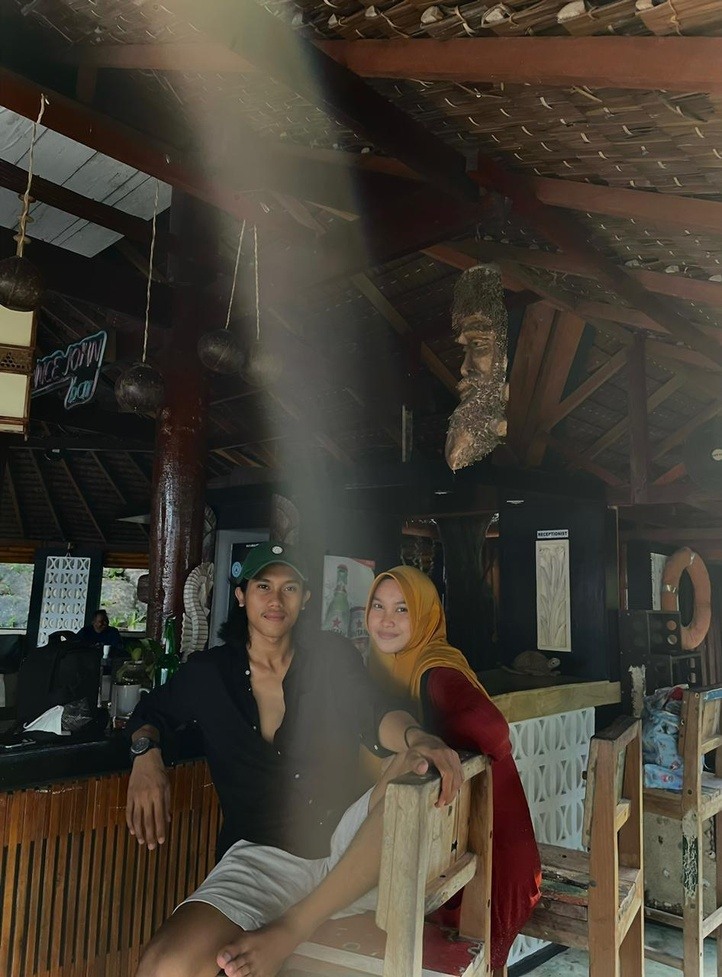
%> input picture UAS PCD dosen raisa/raissa2.jpg, 722 x 977 px, shrunk from 946 x 1280 before the run
$ octave grayscale.m   (GNU Octave 9; MATLAB toolbox functions it lacks are replaced by stand-ins)
%> lines starting %> are read from the running program, lines starting %| are printed output that depends on the picture
clear
clc
close all

img = imread('raissa2.jpg');
%> img is the input picture: size 977x722x3 uint8; mean R, G, B 68, 61.3, 51.2
gray = rgb2gray(img);
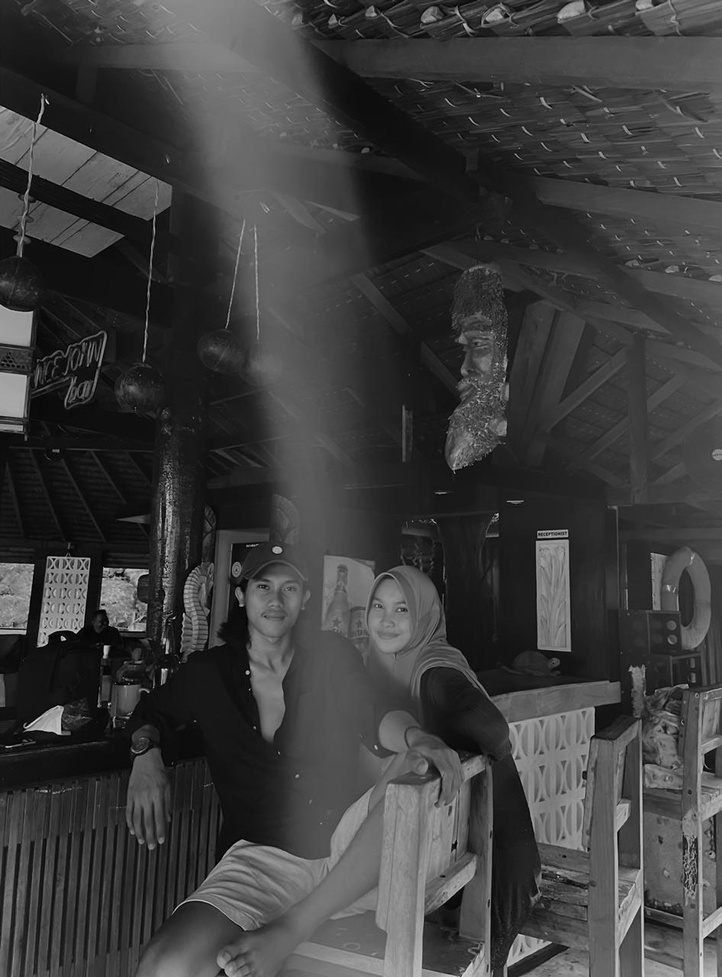
%> gray: size 977x722 uint8; min 0, max 225, mean 62.1
R = img(:,:,1);
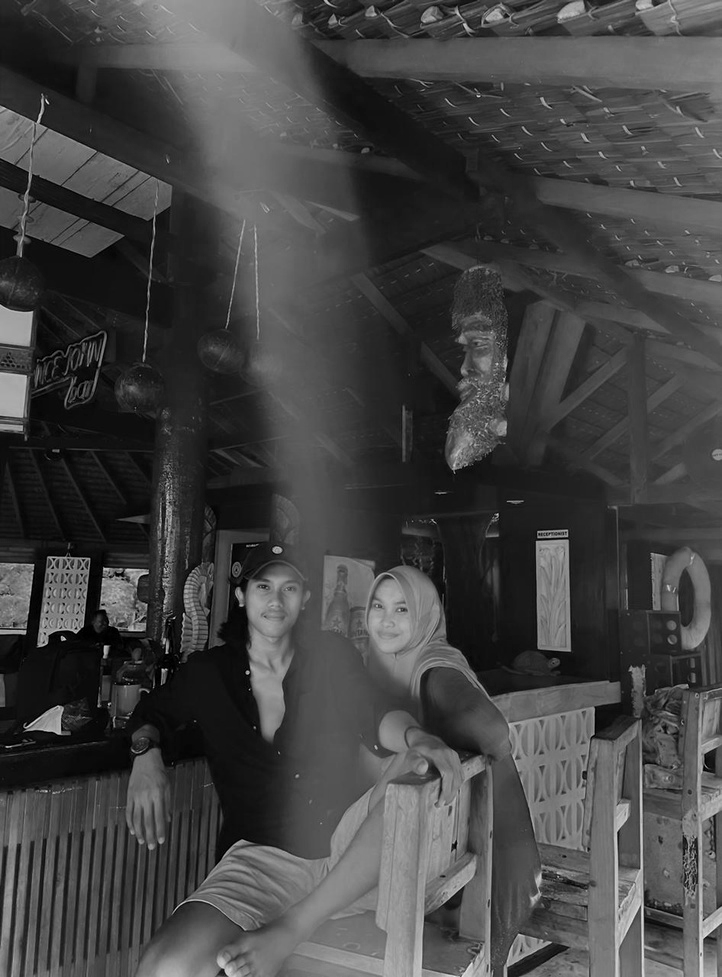
%> R: size 977x722 uint8; min 0, max 231, mean 68
G = img(:,:,2);
B = img(:,:,3);
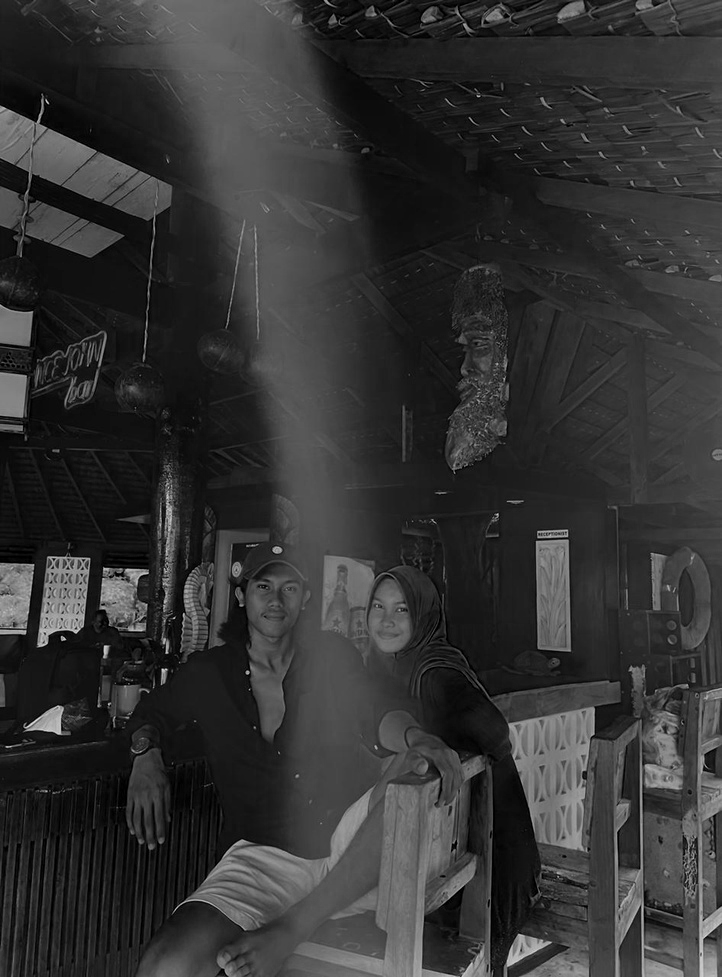
%> B: size 977x722 uint8; min 0, max 220, mean 51.2

red = cat(3,R,G.*0,B.*0);
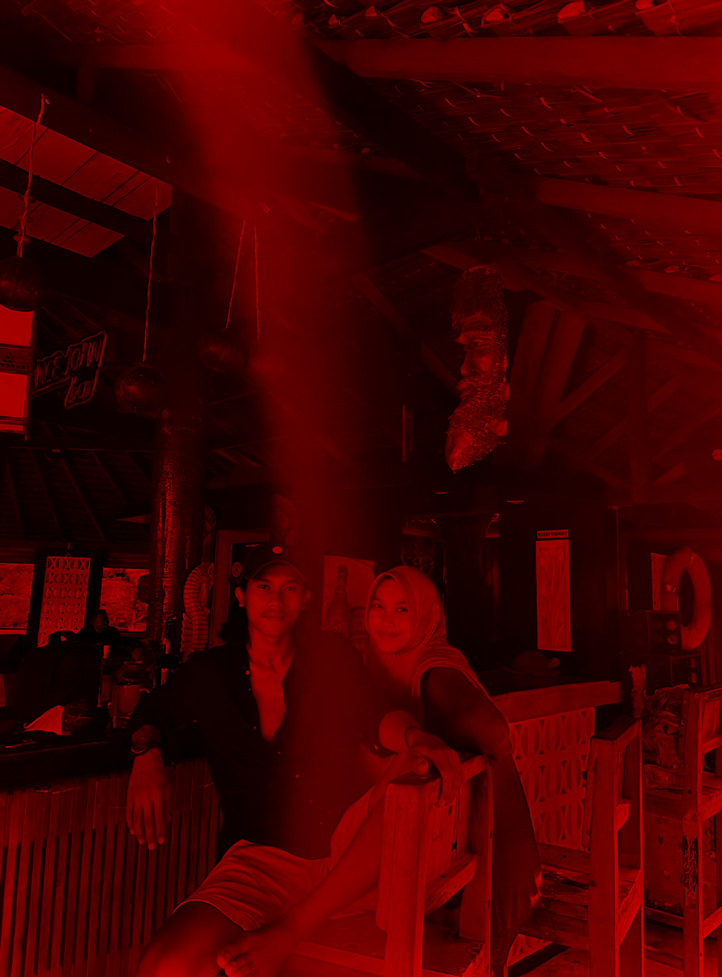
%> red: size 977x722x3 uint8; mean R, G, B 68, 0, 0
green = cat(3,R.*0,G,B.*0);
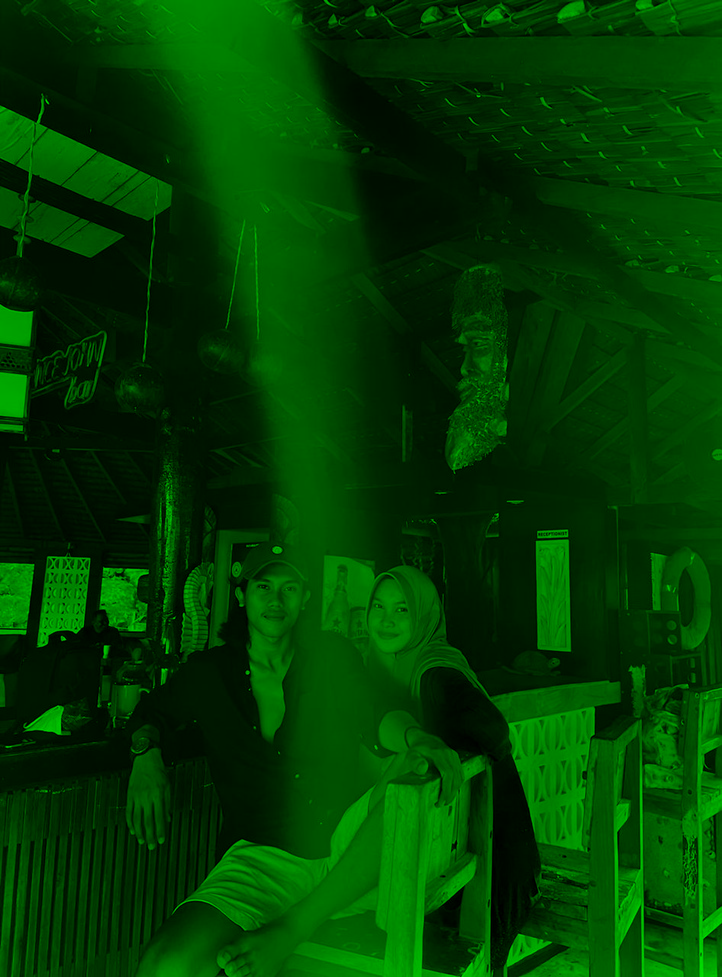
%> green: size 977x722x3 uint8; mean R, G, B 0, 61.3, 0
blue = cat(3,R.*0,G.*B);

imshow(gray);

$ run again, with UAS PCD dosen raisa/raisa.jpg copied over UAS PCD dosen raisa/raissa2.jpg
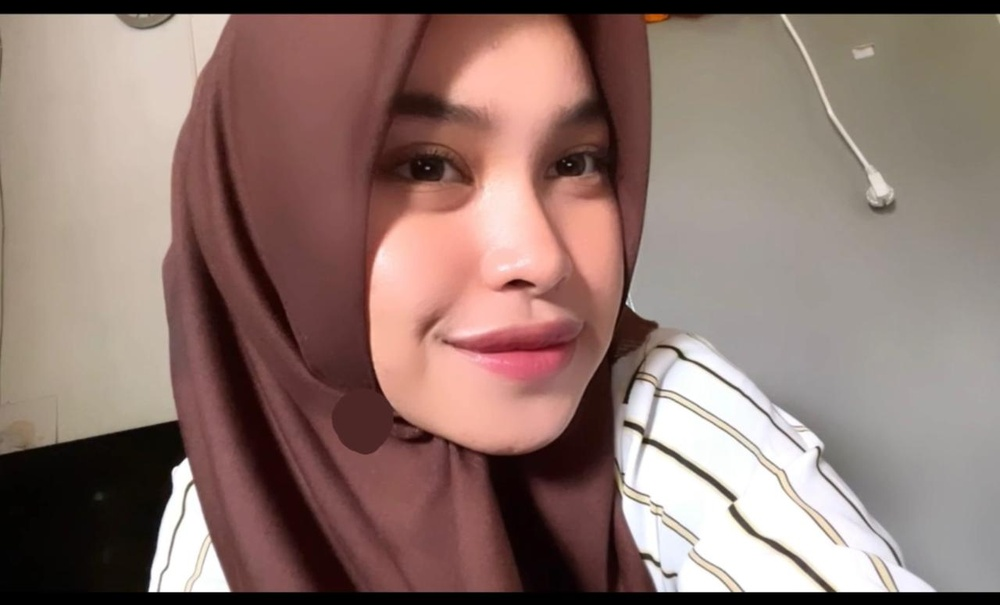
%> input picture UAS PCD dosen raisa/raisa.jpg, 1000 x 605 px, shrunk from 1280 x 775 before the run
%> img is the input picture: size 605x1000x3 uint8; mean R, G, B 143.1, 118.4, 111.8
%> `red = cat(3,R,G.*0,B.*0);`:
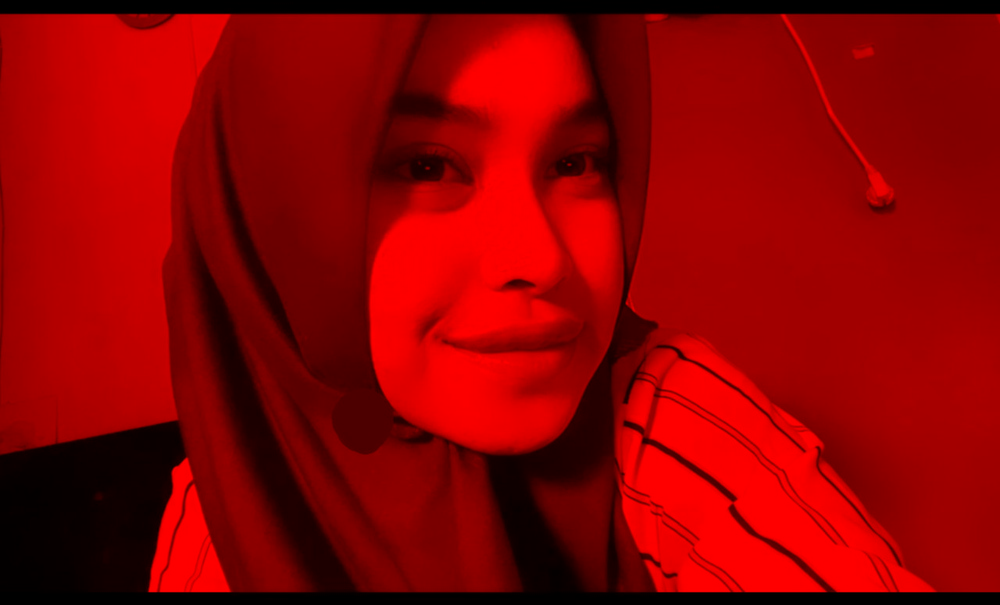
%> red: size 605x1000x3 uint8; mean R, G, B 143.1, 0, 0
%> `green = cat(3,R.*0,G,B.*0);`:
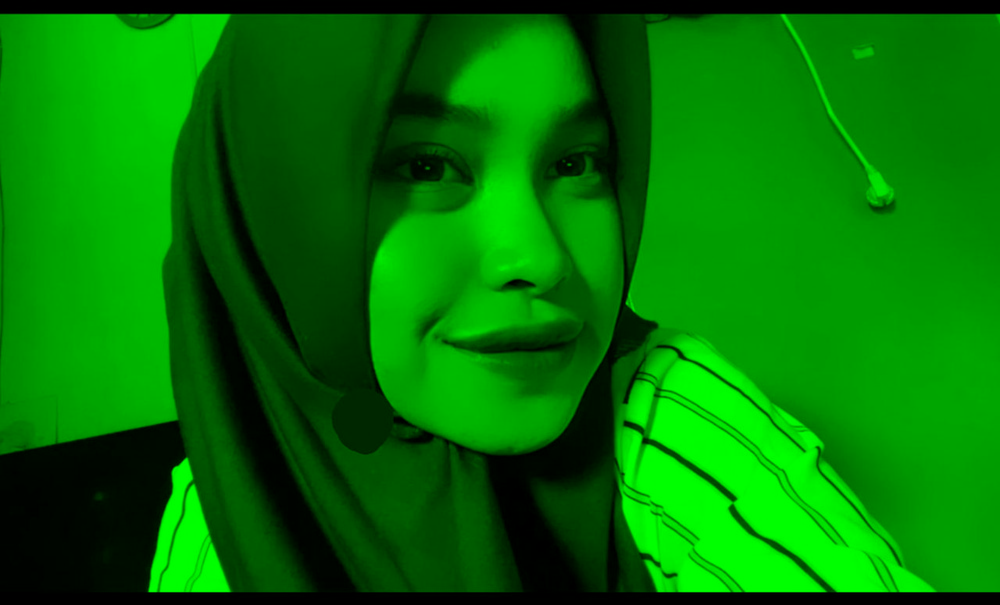
%> green: size 605x1000x3 uint8; mean R, G, B 0, 118.4, 0

$ run again, with UAS PCD dosen raisa/raissaa3.jpeg copied over UAS PCD dosen raisa/raissa2.jpg
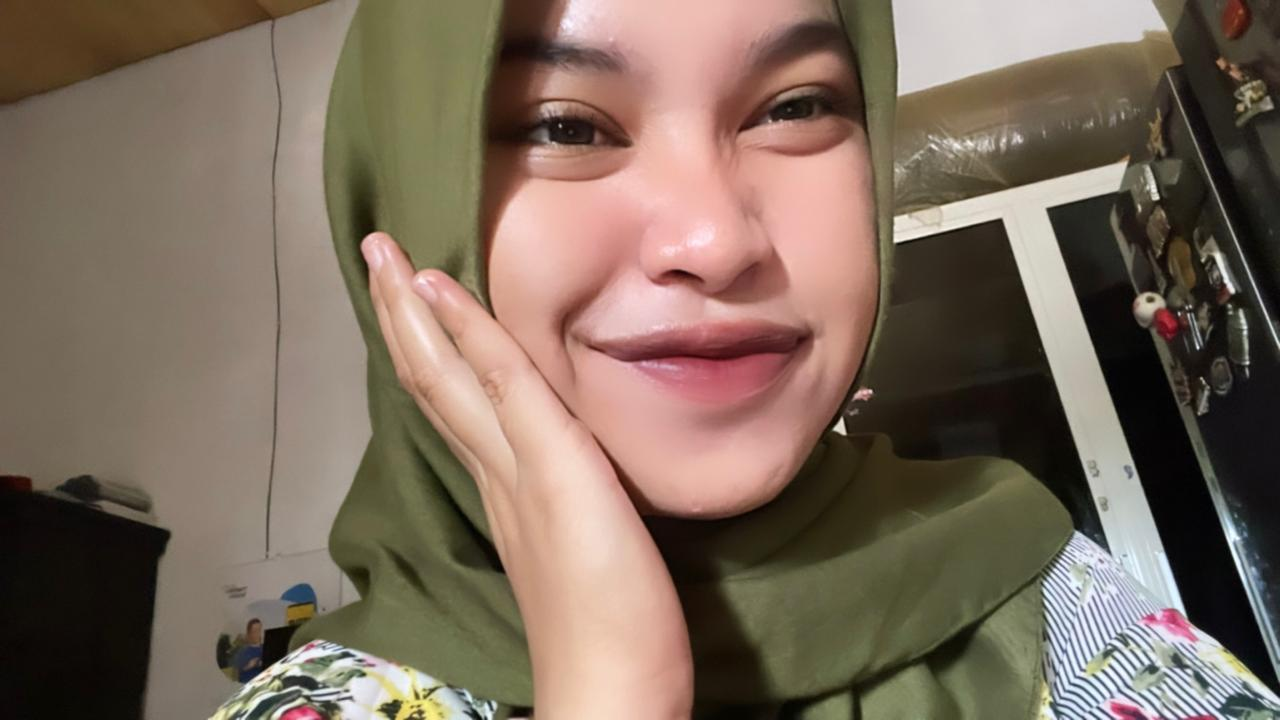
%> input picture UAS PCD dosen raisa/raissaa3.jpeg, 1280 x 720 px
%> img is the input picture: size 720x1280x3 uint8; mean R, G, B 124.5, 107.4, 93
%> `red = cat(3,R,G.*0,B.*0);`:
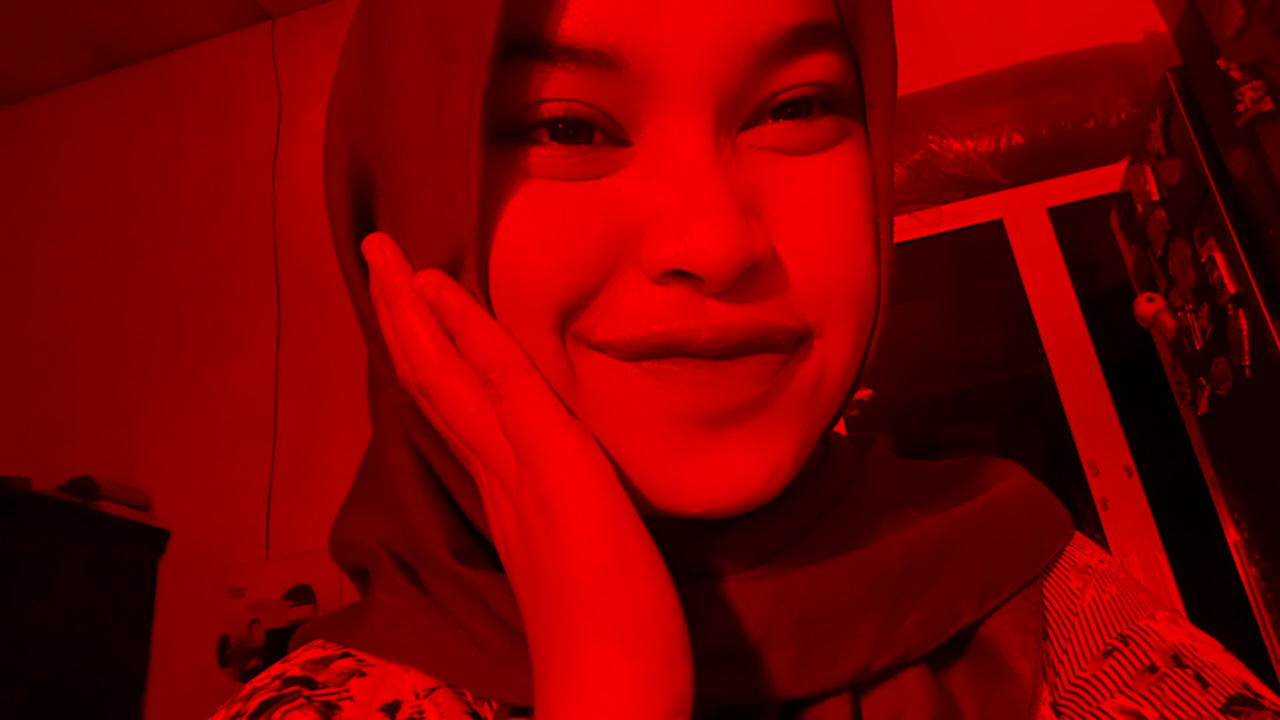
%> red: size 720x1280x3 uint8; mean R, G, B 124.5, 0, 0
%> `green = cat(3,R.*0,G,B.*0);`:
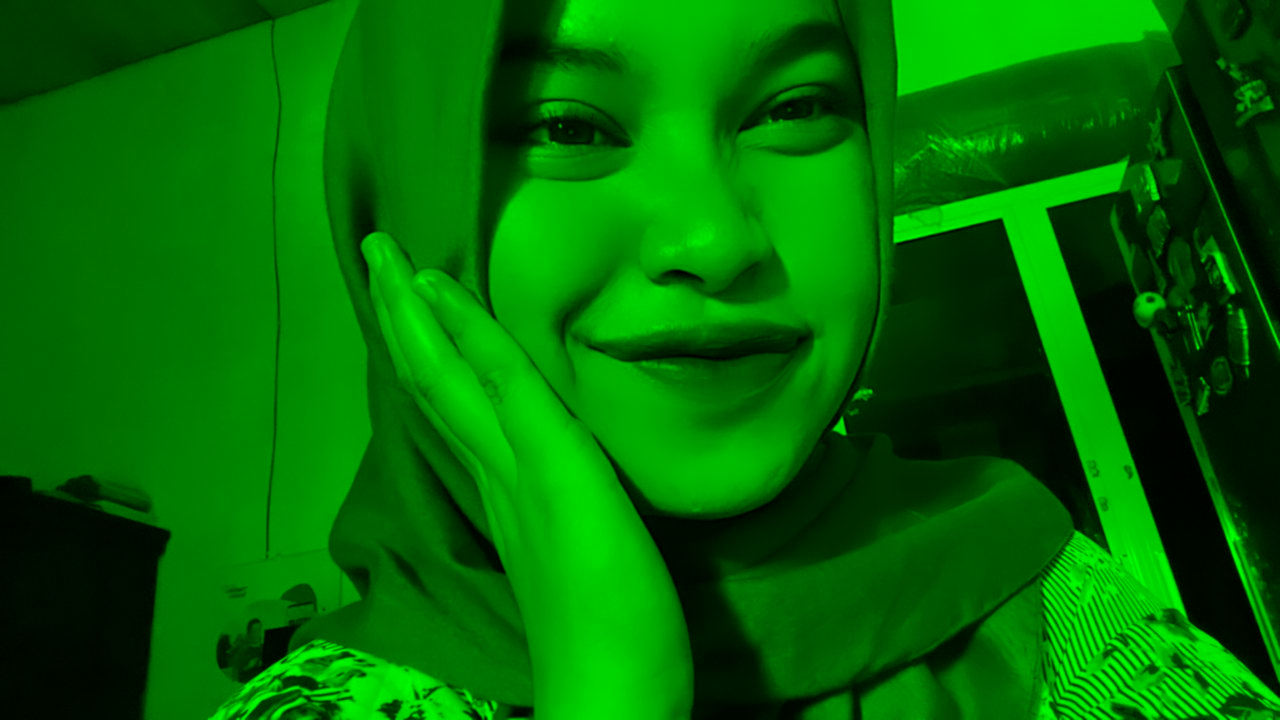
%> green: size 720x1280x3 uint8; mean R, G, B 0, 107.4, 0
